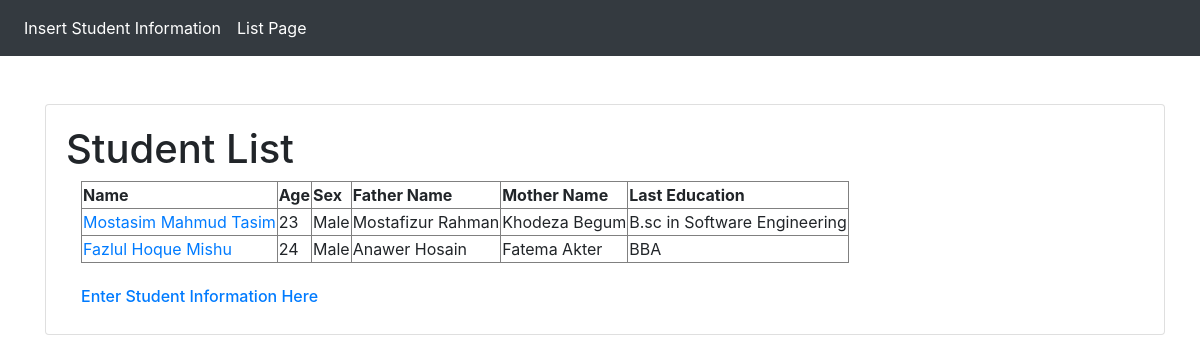
Page /list/ on the committed database.
### StudentInformation/models.py (models this page shows)
class Student(models.Model):
    id = models.AutoField(primary_key=True)
    st_id = models.CharField(max_length=264, verbose_name='ID', null=True, blank=True)
    name = models.CharField(max_length=264, verbose_name="Name", null=True, blank=True)
    age = models.CharField(max_length=264, verbose_name='Age', null=True, blank=True)
    Sex = models.CharField(max_length=30, verbose_name='Sex', null=True, blank=True)
    fatherName = models.CharField(max_length=264, verbose_name='Father Name', null=True, blank=True)
    motherName = models.CharField(max_length=264, verbose_name='Mother Name', null=True, blank=True)
    lastEducation = models.CharField(max_length=300, verbose_name='Last Education', null=True,  blank=True)

### StudentInformation/views.py (the view)
# urls.py: path('list/', views.ListPage.as_view(), name='student_list'),
class ListPage(ListView):
    context_object_name = 'student'
    model = Student
    template_name = 'student_view.html'

### templates/student_view.html (shortened to what this page needs)
<!DOCTYPE html>
<html lang="en">
<head>
  <link rel="stylesheet" href="https://maxcdn.bootstrapcdn.com/bootstrap/4.0.0/css/bootstrap.min.css"
>
</head>
<body>
<nav class="navbar navbar-expand-lg navbar-dark bg-dark" style="background-color: #e3f2fd;">
        <div class="collapse navbar-collapse" id="navbarNav">
          <ul class="navbar-nav">
            <li class="nav-item active">
              <a class="nav-link" href="{% url 'student_info:student_info' %}">Insert Student Information</a>
            </li>
            <li class="nav-item active">
              <a class="nav-link" href='{% url 'student_info:student_list' %}'>List Page</a>
            </li>
          </ul>
        </div>
      </nav>
 <br><br>
  <div class="container">
    <div class="card" style="width: 70rem;">
      <div class="card-body">
        <h1>Student List</h1>
        <div class = "container">
         <table border="1" >
            <tr>
                <th> Name</th>
                <th>Age</th>
                <th>Sex</th>
                <th>Father Name</th>
                <th>Mother Name</th>
                <th>Last Education</th>
            </tr>
           {% for student_list in student %}
                <tr>
                    <td>
                        <a href="{% url 'student_info:details' pk=student_list.pk %}">{{ student_list.name  }}</a>
                    </td>
                    <td>{{ student_list.age }}</td>
                    <td>{{ student_list.Sex }}</td>
                    <td>{{ student_list.fatherName }}</td>
                    <td>{{ student_list.motherName }}</td>
                    <td>{{ student_list.lastEducation }}</td>
                </tr>
            {% endfor %}
        </table>
        </div>
      <br>
        <div class="container">
            <a href="{% url 'student_info:student_info' %}"><h6>Enter Student Information  Here</h6></a>
        </div>
      </div>
    </div>
  </div>
</body>
</html>

### rows in the picture
Student: name "Mostasim Mahmud Tasim", age "23", Sex "Male", fatherName "Mostafizur Rahman", motherName "Khodeza Begum", lastEducation "B.sc in Software Engineering"
Student: name "Fazlul Hoque Mishu", age "24", Sex "Male", fatherName "Anawer Hosain", motherName "Fatema Akter", lastEducation "BBA"
